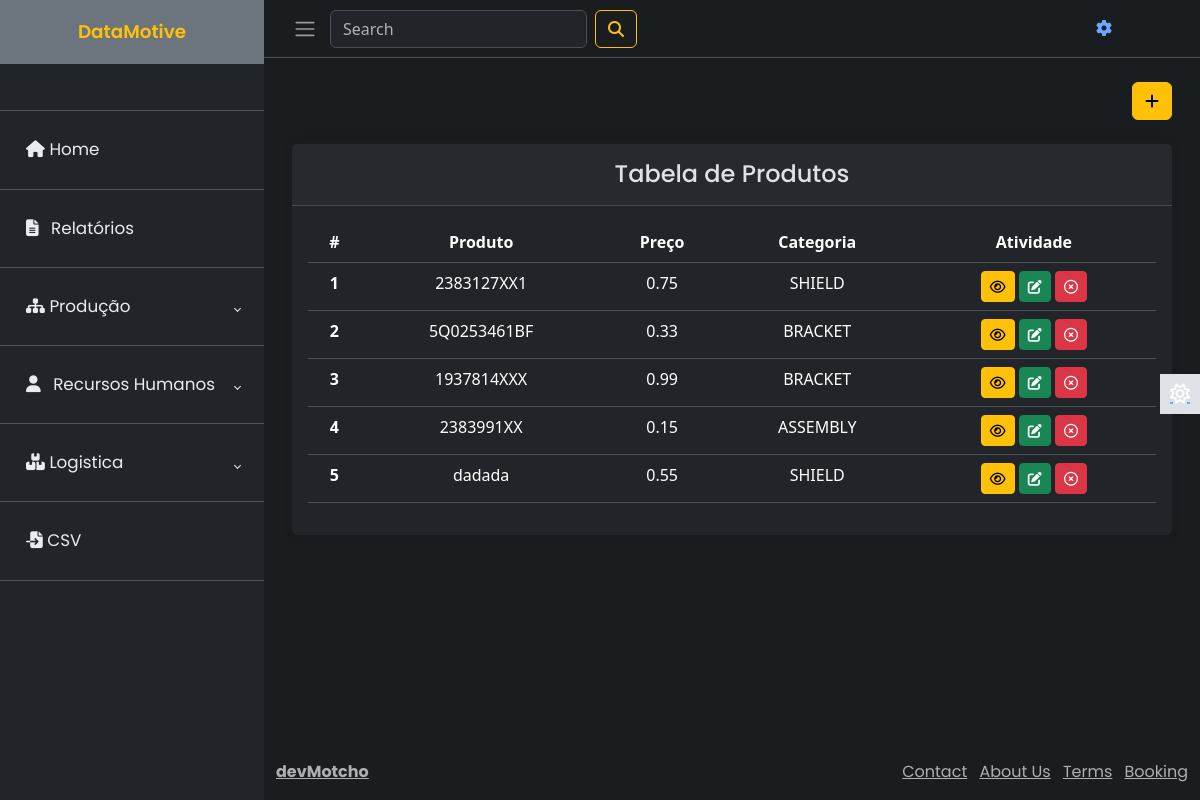
/product/ (signed in), run on the app's committed database.
### product/models.py (models this page shows, shortened)
class Product(models.Model):
    CATEGORY = {
    "SHIELD" : "SHIELD",
    "BRACKET" : "BRACKET",
    "ASSEMBLY" : "HANGER ASSEMBLY",
    }
    name=models.CharField(max_length=120, verbose_name='Produto')
    image=models.ImageField(upload_to='product', default='random.jpg')
    description = models.TextField(verbose_name="Descrição", default=" Sem Descrição ")
    price = models.FloatField(help_text='euros cada', verbose_name="Preço")
    category = models.CharField(max_length=20, choices=CATEGORY, blank=True, verbose_name="Categoria")
    created=models.DateTimeField(auto_now_add=True)
    updated=models.DateTimeField(auto_now=True)

### product/views.py (the view, shortened to what this page needs)
# urls.py: path('', productList, name='list'),
def productList(request):
    q = request.GET.get('q') if request.GET.get('q') is not None else ''
    products = Product.objects.filter(
        Q(name__icontains=q) |
        Q(category__icontains=q)
    )
    form = ProductForm()
    context = {
        'objects':products,
        'form':form,
    }
    return render(request, 'product/list.html', context)

### product/forms.py
class ProductForm(forms.ModelForm):
    class Meta:
        model = Product
        fields = '__all__'

### product/templates/product/list.html (shortened to what this page needs)
{% extends 'main.html' %}
{% block content %}
<main class="content px-3 py-2">
    <div class="container-fluid">
        <div class="action mb-4 text-end">
            <button type="button" class="btn btn-warning" data-bs-toggle="modal" data-bs-target="#employeeModal">
                <i class="fa-solid fa-plus"></i>
            </button>
        </div>
        <div class="card border-0">
            <div class="card-header">
                <h4 class="card-title text-center mt-2">
                    Tabela de Produtos
                </h4>
            </div>
            <div class="card-body text-center">
                <table class="table bg-white">
                    <thead class="thead-dark">
                        <tr class="table-dark">
                            <th scope="col">#</th>
                            <th scope="col">Produto</th>
                            <th scope="col"> Preço </th>
                            <th scope="col"> Categoria</th>
                            <th scope="col">Atividade</th>
                        </tr>
                    </thead>
                    <tbody>
                        {% for obj in objects %}
                        <tr>
                            <th scope="row">{{obj.id}}</th>
                            <td>{{obj.name}}</td>
                            <td>{{obj.price}}</td>
                            <td>{{obj.category}}</td>
                            <td class="text-center">
                                <a class='btn btn-warning btn-sm' href="{% url 'product:view' obj.id %}"><i
                                        class="fa-regular fa-eye"></i></a>
                                <a id="edit-btn" type='button' class='btn btn-success btn-sm edit-btn'
                                    href="{% url 'product:update' obj.id %}"><i
                                        class="fa-solid fa-pen-to-square"></i></a>
                                <a class='btn btn-danger btn-sm' href="{% url 'product:delete' obj.id %}"><i
                                        class="fa-regular fa-circle-xmark"></i></a>
                            </td>
                        </tr>
                        {% endfor %}
                    </tbody>
                </table>
            </div>
        </div>
    </div>
</main>
{% endblock content %}

### static/styles/styles.css (style rules this page uses)
*,::after,::before { box-sizing: border-box; }
body { font-family: 'Poppins', sans-serif; font-size: 0.875rem; opacity: 1; overflow-y: scroll; margin: 0; }
a { cursor: pointer; text-decoration: none; font-family: 'Poppins', sans-serif; }
h4 { font-family: 'Poppins', sans-serif; font-size: 1.250rem; font-size: var(--bs-emphasis-color); }
.content { flex: 1; max-width: 100vw; width: 100vw; }
@media (min-width:768px) { .content { max-width: auto; width: auto; } }
.card { box-shadow: 0 0 .875rem 0 rgba(34, 46, 60, .05); margin-bottom: 24px; }
.content { flex: 1; padding: 20px; box-sizing: border-box; }

### data on the page
Product: id "1", name "2383127XX1", price "0.75", category "SHIELD"
Product: id "2", name "5Q0253461BF", price "0.33", category "BRACKET"
Product: id "3", name "1937814XXX", price "0.99", category "BRACKET"
Product: id "4", name "2383991XX", price "0.15", category "ASSEMBLY"
Product: id "5", name "dadada", price "0.55", category "SHIELD"
